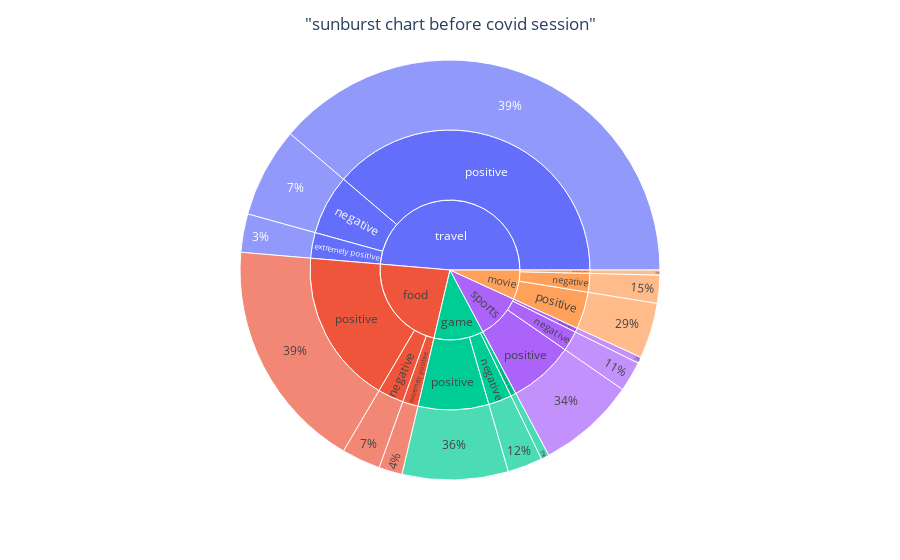

Source (notebook cell):
### Code cell
dbefore=pd.concat([data2,data4,data6,data8,data10])
dbefore=pd.DataFrame(dbefore.groupby(["type","sentiment"]).count()['length'])
dbefore.columns=["count"]
dbefore=dbefore.reset_index()
dbefore2=dbefore.groupby(['type']).sum()
dbefore2=dbefore2.reset_index()
dbefore['percentage']=dbefore['count'].map('{:,.2f}'.format)
for i in range(len(dbefore)):
    for j in range(len(dbefore2)):
        if dbefore.iloc[i]["type"]==dbefore2.iloc[j]["type"]:
            dbefore.at[i, 'percentage']=(dbefore.iloc[i]["count"]/dbefore2.iloc[j]['count'])
dbefore['percentage']=dbefore['percentage'].map('{:,.0%}'.format)
dbefore=dbefore[dbefore['count']>1000]
dbefore=dbefore[dbefore['sentiment']!='neutral']
fig = px.sunburst(dbefore, path=['type', 'sentiment','percentage'], values='count')
fig.update_layout(title_text='"sunburst chart before covid session"', title_x=0.5)
fig.show()

### Figure 1 — Plotly figure (JSON) as saved in the notebook; plotly's stock layout.template omitted (floating-point values rounded to 4 significant figures)
{"data": [{"branchvalues": "total", "domain": {"x": [0, 1], "y": [0, 1]}, "hovertemplate": "labels=%{label}<br>count=%{value}<br>parent=%{parent}<br>id=%{id}<extra></extra>", "ids": ["sports/negative/11%", "game/negative/12%", "movie/negative/15%", "sports/extremely positive/2%", "movie/positive/29%", "game/extremely positive/3%", "movie/extremely positive/3%", "travel/extremely positive/3%", "sports/positive/34%", "game/positive/36%", "food/positive/39%", "travel/positive/39%", "food/extremely positive/4%", "food/negative/7%", "travel/negative/7%", "food/extremely positive", "game/extremely positive", "movie/extremely positive", "sports/extremely positive", "travel/extremely positive", "food/negative", "game/negative", "movie/negative", "sports/negative", "travel/negative", "food/positive", "game/positive", "movie/positive", "sports/positive", "travel/positive", "food", "game", "movie", "sports", "travel"], "labels": ["11%", "12%", "15%", "2%", "29%", "3%", "3%", "3%", "34%", "36%", "39%", "39%", "4%", "7%", "7%", "extremely positive", "extremely positive", "extremely positive", "extremely positive", "extremely positive", "negative", "negative", "negative", "negative", "negative", "positive", "positive", "positive", "positive", "positive", "food", "game", "movie", "sports", "travel"], "name": "", "parents": ["sports/negative", "game/negative", "movie/negative", "sports/extremely positive", "movie/positive", "game/extremely positive", "movie/extremely positive", "travel/extremely positive", "sports/positive", "game/positive", "food/positive", "travel/positive", "food/extremely positive", "food/negative", "travel/negative", "food", "game", "movie", "sports", "travel", "food", "game", "movie", "sports", "travel", "food", "game", "movie", "sports", "travel", "", "", "", "", ""], "type": "sunburst", "values": [7181, 8309, 6662, 1511, 13229, 1925, 1188, 9129, 23372, 25207, 55259, 119778, 5566, 9239, 21420, 5566, 1925, 1188, 1511, 9129, 9239, 8309, 6662, 7181, 21420, 55259, 25207, 13229, 23372, 119778, 70064, 35441, 21079, 32064, 150327]}], "layout": {"legend": {"tracegroupgap": 0}, "margin": {"t": 60}, "title": {"text": "\"sunburst chart before covid session\"", "x": 0.5}}}
